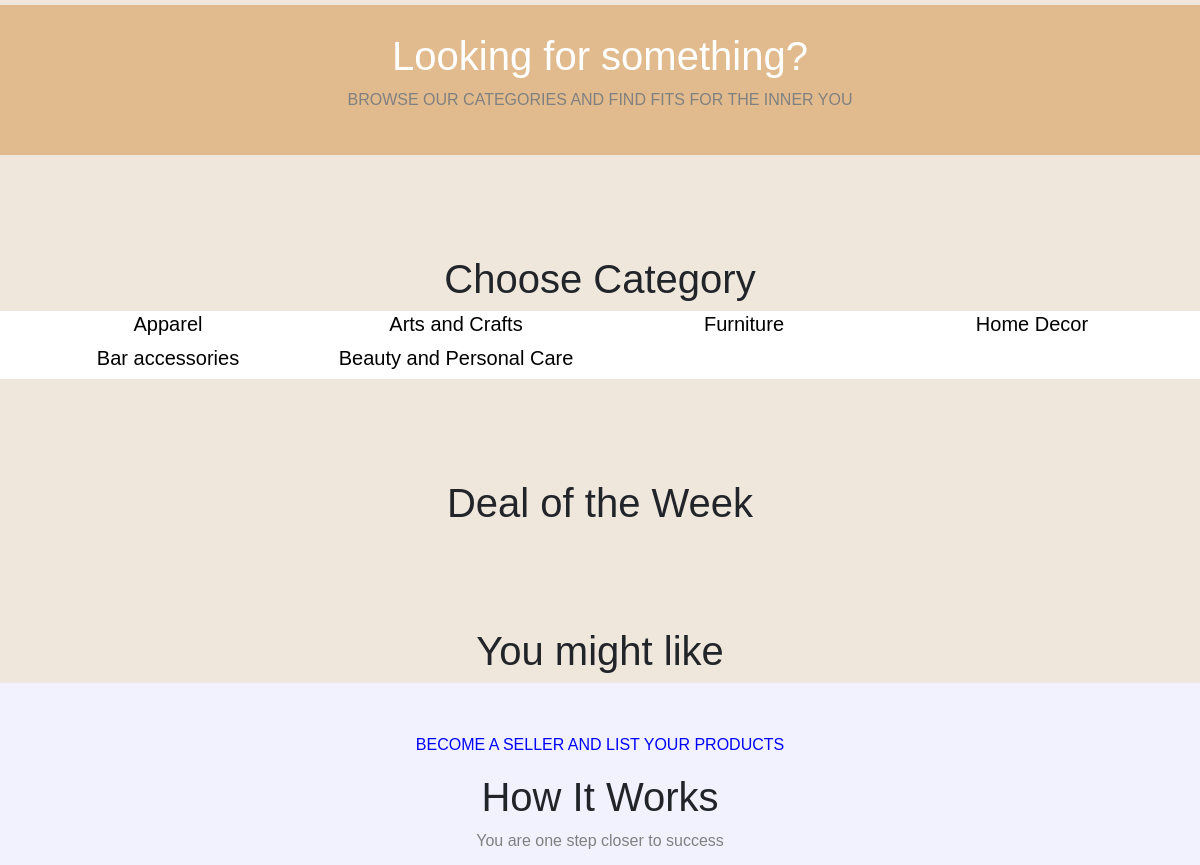
The app's page / (middle part), older data.
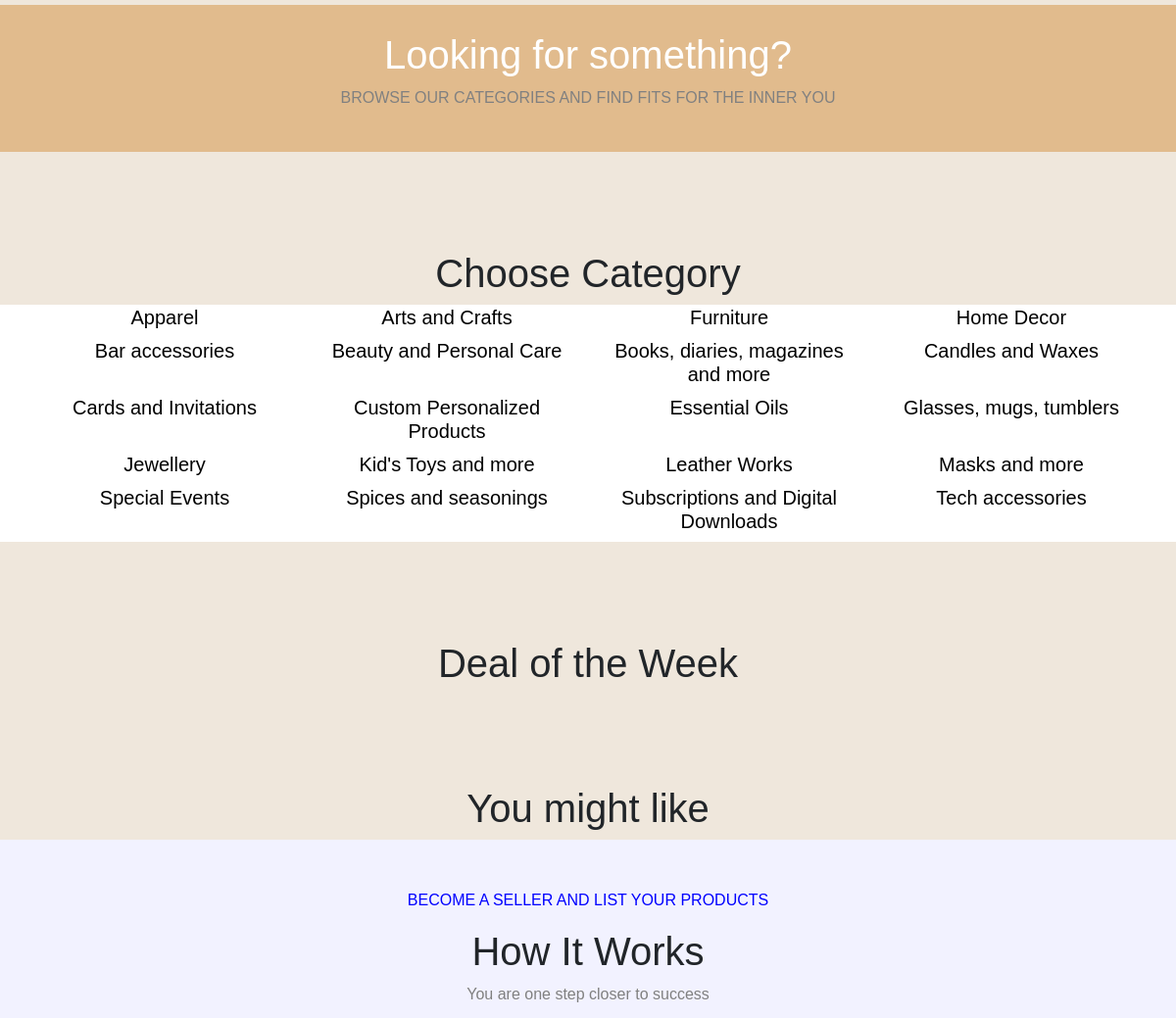
The same page, newer data.
### WebApp/models.py (models this page shows, shortened)
class Category(models.Model):
    id = models.AutoField(primary_key=True)
    name = models.CharField(max_length=50)

### WebApp/views.py (the view)
# urls.py: path('', views.homePage, name='homePage'),
def homePage(request):
    categories = Category.objects.all()
    allProducts = Product.objects.all()
    products = []
    count = 0
    for product in allProducts:
        if count > 4:
            break
        products.append(product)
        count += 1
    print(products)
    params = {
        "categories": categories,
        "products": products
    }
    return render(request, 'home.html', params)

### templates/home.html (shortened to what this page needs)
{% extends 'base.html' %}
{% load static %}
{% block css %}
<link rel="stylesheet" href="{% static 'css/home/home.css' %}">
<link rel="stylesheet" href="{% static 'css/home/tablet.css' %}" media="screen and (max-width: 750px)">
<link rel="stylesheet" href="{% static 'css/home/phone.css' %}" media="screen and (max-width: 570px)">
{% endblock %}
{% block body %}
<div class="categoriesHeader">
    <h1>Looking for something?</h1>
    <p>BROWSE OUR CATEGORIES AND FIND FITS FOR THE INNER YOU</p>
</div>
<h1 class="Heading">Choose Category</h1>
<div class="categories">
    <div class="container-fluid mx-auto row">
        {% for category in categories %}
        <div class="col-lg-3 col-md-6 col-sm-12 categories-sub-container">
            <div class="">
                <form action="/category/" method="get">
                    <button class="category-btn">
                        <h5 class="mx-auto">{{category.name}}</h5>
                    </button>
                </form>
            </div>
        </div>
        {% endfor %}
    </div>
</div>
<h1 class="Heading">Deal of the Week</h1>
<h1 class="Heading">You might like</h1>
<div class="howItWorks">
    <p class="first-text">BECOME A SELLER AND LIST YOUR PRODUCTS</p>
    <h1>How It Works</h1>
    <p class="second-text">You are one step closer to success</p>
</div>
{% endblock %}

Row changes from the older to the newer data that the page shows:
added Category: name "Books, diaries, magazines and more"
added Category: name "Candles and Waxes"
added Category: name "Cards and Invitations"
added Category: name "Custom Personalized Products"
added Category: name "Essential Oils"
added Category: name "Glasses, mugs, tumblers"
added Category: name "Jewellery"
added Category: name "Kid's Toys and more"
added Category: name "Leather Works"
added Category: name "Masks and more"
added Category: name "Special Events"
added Category: name "Spices and seasonings"
added Category: name "Subscriptions and Digital Downloads"
added Category: name "Tech accessories"
